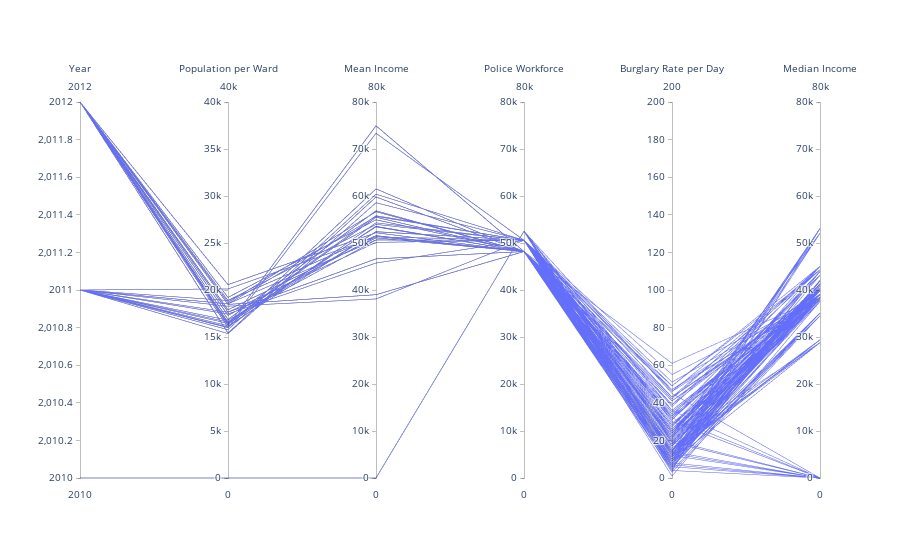

Here is the notebook cell this chart was saved with:
### Code cell
import plotly.graph_objects as go

Real_df = df4.loc[(df4['Year'] <= 2012)]
fig_pcp = go.Figure(data=
    go.Parcoords(
        line = dict(colorscale = 'Electric',
                   showscale = True),
        dimensions = list([
            dict(
                 label = "Year", values = Real_df['Year']),
            dict(range = [0,40000],
                 label = 'Population per Ward', values = Real_df['Population']),
            dict(range = [0,80000],
                 visible = True,
                 label = 'Mean Income', values = Real_df['Mean Income (£)']),
            dict(range = [0,80000],
                 label = 'Police Workforce', values = Real_df['Police Workforce']),
            dict(range = [0,200],
                 ticktext = ['0','50','100','150','200'],
                 label = 'Burglary Rate per Day', values = Real_df['Burglary Rate']),
            dict(range = [0,80000],
                 label = 'Median Income', values = Real_df['Median Income (£)'])])
    )
)
fig_pcp.show()

### Figure 1 — Plotly figure (JSON) as saved in the notebook; plotly's stock layout.template omitted (floating-point values rounded to 4 significant figures; data arrays with more than 128 entries replaced by an {"elided": "..."} marker saying what was removed)
{"data": [{"dimensions": [{"label": "Year", "values": {"elided": "150 int values"}}, {"label": "Population per Ward", "range": [0, 40000], "values": {"elided": "150 int values"}}, {"label": "Mean Income", "range": [0, 80000], "values": {"elided": "150 int values"}, "visible": true}, {"label": "Police Workforce", "range": [0, 80000], "values": {"elided": "150 int values"}}, {"label": "Burglary Rate per Day", "range": [0, 200], "ticktext": ["0", "50", "100", "150", "200"], "values": {"elided": "150 int values"}}, {"label": "Median Income", "range": [0, 80000], "values": {"elided": "150 int values"}}], "line": {"colorscale": [[0, "rgb(0,0,0)"], [0.2, "rgb(30,0,100)"], [0.4, "rgb(120,0,100)"], [0.6, "rgb(160,90,0)"], [0.8, "rgb(230,200,0)"], [1, "rgb(255,250,220)"]], "showscale": true}, "type": "parcoords"}], "layout": {}}
